Frame 1 (no input): blank canvas, image omitted
Frame 60 (no input): blank canvas, image omitted
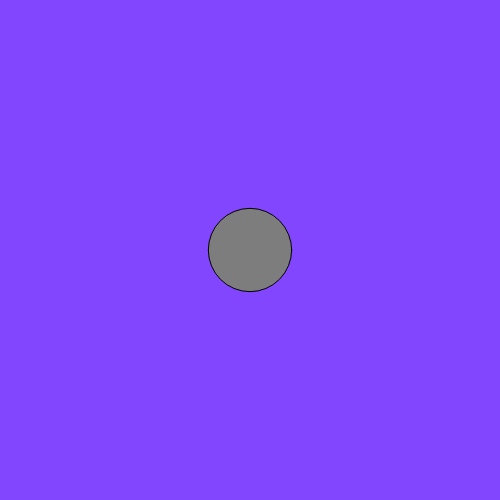
Frame 120 (the mouse pressed at the canvas centre since frame 60)

The p5.js sketch whose frames 1 and 60 were blank and that drew this single picture after the mouse press (run headless with seeded random() and noise() and a simulated clock; from frame 60 on, the mouse is pressed at the canvas centre):

// p5.js sketch
// ── sketch.js
function setup() {
    createCanvas(500, 500)
}

function draw() {
    background(130, 70, 255)
    fill(mouseX / 2, (mouseY + mouseX) / 4, mouseY / 2)
    ellipse(mouseX, mouseY, mouseX / 3, mouseY / 3)
}

// // ----Challenge!-----
// function setup() {
//   createCanvas(500, 500)
// }

// function draw() {
//   background(255, 127, 63)
//   fill(255, 255, 255)
//   ellipse(mouseX - 30, mouseY, 30, 30)
//   fill(0, 0, 0)
//   ellipse(mouseX + 30, mouseY, 30, 30)
//   fill(0, 255, 0)
//   ellipse(mouseX, mouseY - 30, 30, 30)
//   fill(0, 0, 255)
//   ellipse(mouseX, mouseY + 30, 30, 30)
// }
